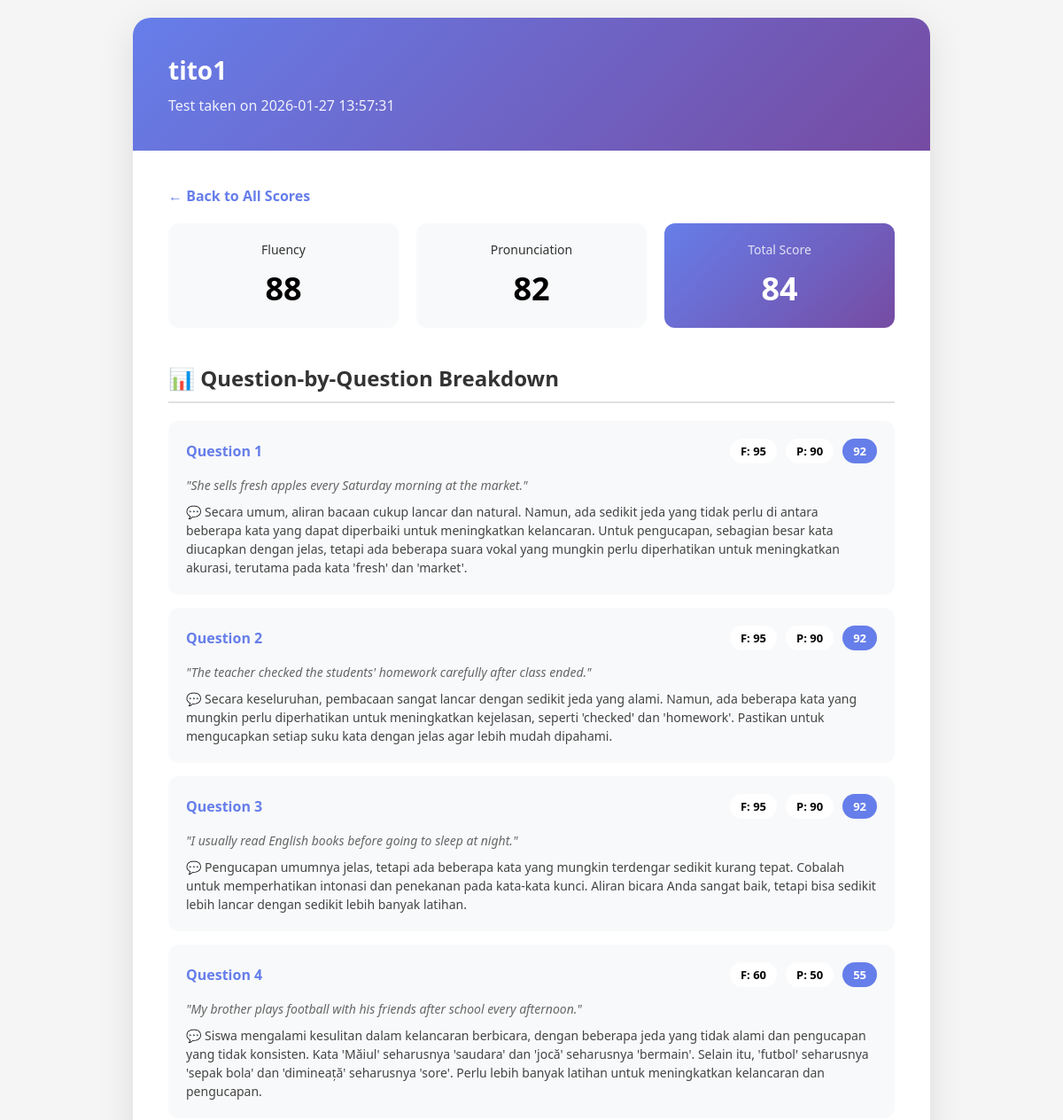
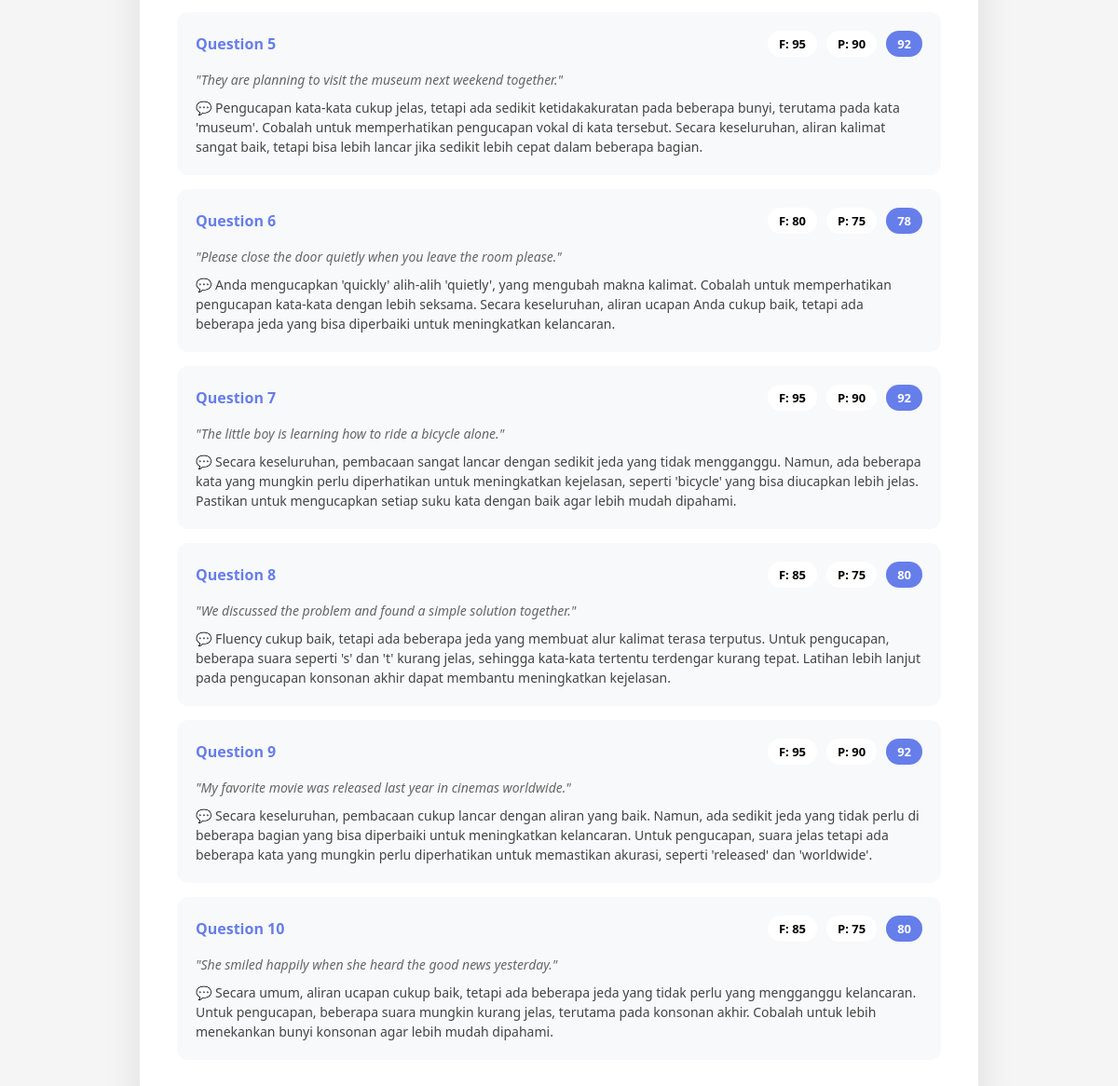
The app's page /test-detail/1 with its own data (2 pictures, top to bottom).
### tables this page shows
CREATE TABLE student_tests (
            id INTEGER PRIMARY KEY AUTOINCREMENT,
            student_name TEXT NOT NULL,
            total_fluency REAL NOT NULL,
            total_pronunciation REAL NOT NULL,
            total_score REAL NOT NULL,
            overall_feedback TEXT,
            timestamp DATETIME DEFAULT CURRENT_TIMESTAMP
        );

CREATE TABLE question_scores (
            id INTEGER PRIMARY KEY AUTOINCREMENT,
            test_id INTEGER NOT NULL,
            question_number INTEGER NOT NULL,
            prompt_text TEXT NOT NULL,
            fluency INTEGER NOT NULL,
            pronunciation INTEGER NOT NULL,
            score INTEGER NOT NULL,
            feedback TEXT,
            audio_file TEXT,
            FOREIGN KEY (test_id) REFERENCES student_tests (id)
        );

### App.py (the view)
@app.route("/test-detail/<int:test_id>")
def test_detail(test_id):
    conn = get_db_connection()
    test = conn.execute('SELECT * FROM student_tests WHERE id = ?', (test_id,)).fetchone()
    questions = conn.execute('SELECT * FROM question_scores WHERE test_id = ? ORDER BY question_number', (test_id,)).fetchall()
    conn.close()
    if not test:
        flash("Test not found", "error")
        return redirect(url_for('scores'))
    return render_template("test_detail.html", test=test, questions=questions)

### App.py (called while the page is built)
def get_db_connection():
    conn = sqlite3.connect(DATABASE)
    conn.row_factory = sqlite3.Row
    return conn

### Templates/test_detail.html (shortened to what this page needs)
<!DOCTYPE html>
<html lang="en">
<head>
</head>
<body>
    <div class="container">
        <div class="header">
            <h1>{{ test['student_name'] }}</h1>
            <p>Test taken on {{ test['timestamp'] }}</p>
        </div>
        <div class="content">
            <a href="/scores" class="back-link">← Back to All Scores</a>
            <div class="summary-cards">
                <div class="summary-card">
                    <div class="summary-label">Fluency</div>
                    <div class="summary-value">{{ test['total_fluency']|round|int }}</div>
                </div>
                <div class="summary-card">
                    <div class="summary-label">Pronunciation</div>
                    <div class="summary-value">{{ test['total_pronunciation']|round|int }}</div>
                </div>
                <div class="summary-card total">
                    <div class="summary-label">Total Score</div>
                    <div class="summary-value">{{ test['total_score']|round|int }}</div>
                </div>
            </div>
            <h2 class="section-title">📊 Question-by-Question Breakdown</h2>
            {% for q in questions %}
            <div class="question-item">
                <div class="question-header">
                    <div class="question-num">Question {{ q['question_number'] }}</div>
                    <div class="question-scores">
                        <div class="mini-score">F: {{ q['fluency'] }}</div>
                        <div class="mini-score">P: {{ q['pronunciation'] }}</div>
                        <div class="mini-score" style="background: #667eea; color: white;">{{ q['score'] }}</div>
                    </div>
                </div>
                <div class="prompt-text">"{{ q['prompt_text'] }}"</div>
                <div class="feedback-text">💬 {{ q['feedback'] }}</div>
            </div>
            {% endfor %}
        </div>
    </div>
</body>
</html>

### Templates/test_detail.html (style rules this page uses)
* { margin: 0; padding: 0; box-sizing: border-box; }
body { font-family: 'Segoe UI', Tahoma, Geneva, Verdana, sans-serif; background: #f5f5f5; padding: 20px; }
.container { max-width: 900px; margin: 0 auto; background: white; border-radius: 20px; box-shadow: 0 10px 40px rgba(0, 0, 0, 0.1); overflow: hidden; }
.header { background: linear-gradient(135deg, #667eea 0%, #764ba2 100%); color: white; padding: 40px; }
.header h1 { font-size: 28px; margin-bottom: 10px; }
.header p { opacity: 0.9; }
.content { padding: 40px; }
.back-link { color: #667eea; text-decoration: none; font-weight: 600; margin-bottom: 20px; display: inline-block; }
.summary-cards { display: grid; grid-template-columns: repeat(auto-fit, minmax(200px, 1fr)); gap: 20px; margin-bottom: 40px; }
.summary-card { background: #f8f9fa; border-radius: 12px; padding: 20px; text-align: center; }
.summary-card.total { background: linear-gradient(135deg, #667eea 0%, #764ba2 100%); color: white; }
.summary-label { font-size: 14px; opacity: 0.8; margin-bottom: 10px; }
.summary-value { font-size: 36px; font-weight: bold; }
.section-title { font-size: 24px; color: #333; margin-bottom: 20px; padding-bottom: 10px; border-bottom: 2px solid #e0e0e0; }
.question-item { background: #f8f9fa; border-radius: 12px; padding: 20px; margin-bottom: 15px; }
.question-header { display: flex; justify-content: space-between; align-items: center; margin-bottom: 15px; }
.question-num { font-weight: 600; color: #667eea; font-size: 16px; }
.question-scores { display: flex; gap: 10px; }
.mini-score { background: white; padding: 5px 12px; border-radius: 20px; font-size: 13px; font-weight: 600; }
.prompt-text { font-style: italic; color: #666; margin-bottom: 10px; font-size: 14px; }
.feedback-text { color: #444; line-height: 1.5; font-size: 14px; }

### records on screen
student_tests: student_name "tito1", timestamp "2026-01-27 13:57:31", total_fluency "88", total_pronunciation "82", total_score "84"
question_scores: question_number "1", fluency "95", pronunciation "90", score "92", prompt_text "She sells fresh apples every Saturday morning at the market.", feedback "Secara umum, aliran bacaan cukup lancar dan natural. Namun, ada sedikit jeda yang tidak perlu di antara beberapa kata yang dapat diperbaiki untuk meningkatkan kelancaran. Untuk pengucapan, sebagian besar kata diucapkan dengan jelas, tetapi ada beberapa suara vokal yang mungkin perlu diperhatikan untuk meningkatkan akurasi, terutama pada kata 'fresh' dan 'market'."
question_scores: question_number "2", fluency "95", pronunciation "90", score "92", prompt_text "The teacher checked the students' homework carefully after class ended.", feedback "Secara keseluruhan, pembacaan sangat lancar dengan sedikit jeda yang alami. Namun, ada beberapa kata yang mungkin perlu diperhatikan untuk meningkatkan kejelasan, seperti 'checked' dan 'homework'. Pastikan untuk mengucapkan setiap suku kata dengan jelas agar lebih mudah dipahami."
question_scores: question_number "3", fluency "95", pronunciation "90", score "92", prompt_text "I usually read English books before going to sleep at night.", feedback "Pengucapan umumnya jelas, tetapi ada beberapa kata yang mungkin terdengar sedikit kurang tepat. Cobalah untuk memperhatikan intonasi dan penekanan pada kata-kata kunci. Aliran bicara Anda sangat baik, tetapi bisa sedikit lebih lancar dengan sedikit lebih banyak latihan."
question_scores: question_number "4", fluency "60", pronunciation "50", score "55", prompt_text "My brother plays football with his friends after school every afternoon.", feedback "Siswa mengalami kesulitan dalam kelancaran berbicara, dengan beberapa jeda yang tidak alami dan pengucapan yang tidak konsisten. Kata 'Măiul' seharusnya 'saudara' dan 'jocă' seharusnya 'bermain'. Selain itu, 'futbol' seharusnya 'sepak bola' dan 'dimineață' seharusnya 'sore'. Perlu lebih banyak latihan untuk meningkatkan kelancaran dan pengucapan."
question_scores: question_number "5", fluency "95", pronunciation "90", score "92", prompt_text "They are planning to visit the museum next weekend together.", feedback "Pengucapan kata-kata cukup jelas, tetapi ada sedikit ketidakakuratan pada beberapa bunyi, terutama pada kata 'museum'. Cobalah untuk memperhatikan pengucapan vokal di kata tersebut. Secara keseluruhan, aliran kalimat sangat baik, tetapi bisa lebih lancar jika sedikit lebih cepat dalam beberapa bagian."
question_scores: question_number "6", fluency "80", pronunciation "75", score "78", prompt_text "Please close the door quietly when you leave the room please.", feedback "Anda mengucapkan 'quickly' alih-alih 'quietly', yang mengubah makna kalimat. Cobalah untuk memperhatikan pengucapan kata-kata dengan lebih seksama. Secara keseluruhan, aliran ucapan Anda cukup baik, tetapi ada beberapa jeda yang bisa diperbaiki untuk meningkatkan kelancaran."
question_scores: question_number "7", fluency "95", pronunciation "90", score "92", prompt_text "The little boy is learning how to ride a bicycle alone.", feedback "Secara keseluruhan, pembacaan sangat lancar dengan sedikit jeda yang tidak mengganggu. Namun, ada beberapa kata yang mungkin perlu diperhatikan untuk meningkatkan kejelasan, seperti 'bicycle' yang bisa diucapkan lebih jelas. Pastikan untuk mengucapkan setiap suku kata dengan baik agar lebih mudah dipahami."
question_scores: question_number "8", fluency "85", pronunciation "75", score "80", prompt_text "We discussed the problem and found a simple solution together.", feedback "Fluency cukup baik, tetapi ada beberapa jeda yang membuat alur kalimat terasa terputus. Untuk pengucapan, beberapa suara seperti 's' dan 't' kurang jelas, sehingga kata-kata tertentu terdengar kurang tepat. Latihan lebih lanjut pada pengucapan konsonan akhir dapat membantu meningkatkan kejelasan."
question_scores: question_number "9", fluency "95", pronunciation "90", score "92", prompt_text "My favorite movie was released last year in cinemas worldwide.", feedback "Secara keseluruhan, pembacaan cukup lancar dengan aliran yang baik. Namun, ada sedikit jeda yang tidak perlu di beberapa bagian yang bisa diperbaiki untuk meningkatkan kelancaran. Untuk pengucapan, suara jelas tetapi ada beberapa kata yang mungkin perlu diperhatikan untuk memastikan akurasi, seperti 'released' dan 'worldwide'."
question_scores: question_number "10", fluency "85", pronunciation "75", score "80", prompt_text "She smiled happily when she heard the good news yesterday.", feedback "Secara umum, aliran ucapan cukup baik, tetapi ada beberapa jeda yang tidak perlu yang mengganggu kelancaran. Untuk pengucapan, beberapa suara mungkin kurang jelas, terutama pada konsonan akhir. Cobalah untuk lebih menekankan bunyi konsonan agar lebih mudah dipahami."
